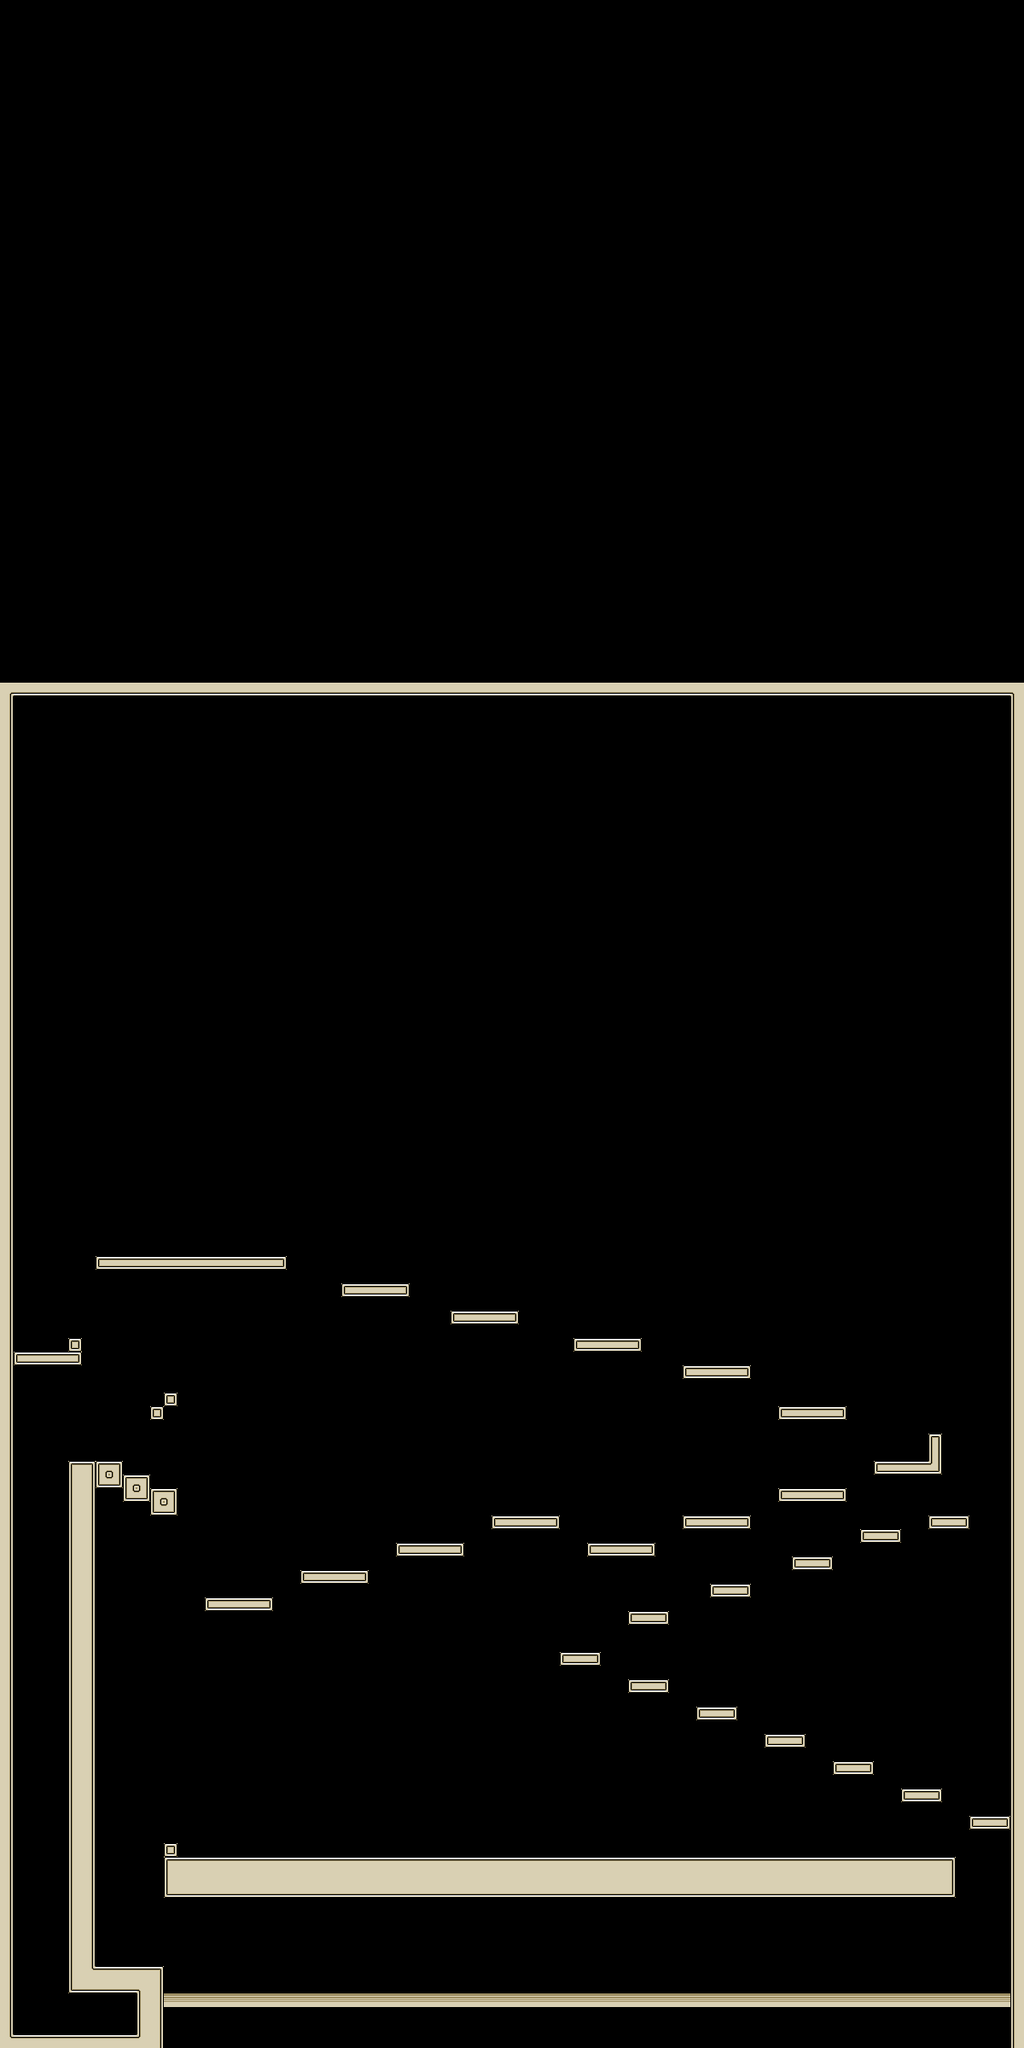

Below is a game level as drawn by its tile map, then a one-line description and the .tmx that defines it (tile-layer data replaced by summaries):
An orthogonal 75x150 tile map with 16x16 px tiles, 2 tile layers (Floor, Danger), 1 hidden layer not drawn and 32 objects.

<map version="1.0" orientation="orthogonal" renderorder="right-down" width="75" height="150" tilewidth="16" tileheight="16" nextobjectid="111">
 <tileset firstgid="1" name="tileset" tilewidth="16" tileheight="16">
  <image source="tileset.png" width="176" height="192" />
  <tile id="0">
   <properties>
    <property name="blockable" value="" />
   </properties>
  </tile>
  <tile id="1">
   <properties>
    <property name="blockable" value="" />
   </properties>
  </tile>
  <tile id="2">
   <properties>
    <property name="blockable" value="" />
   </properties>
  </tile>
  <tile id="3">
   <properties>
    <property name="blockable" value="" />
   </properties>
  </tile>
  <tile id="4">
   <properties>
    <property name="blockable" value="" />
   </properties>
  </tile>
  <tile id="5">
   <properties>
    <property name="blockable" value="" />
   </properties>
  </tile>
  <tile id="11">
   <properties>
    <property name="blockable" value="" />
   </properties>
  </tile>
  <tile id="12">
   <properties>
    <property name="blockable" value="" />
   </properties>
  </tile>
  <tile id="13">
   <properties>
    <property name="blockable" value="" />
   </properties>
  </tile>
  <tile id="14">
   <properties>
    <property name="blockable" value="" />
   </properties>
  </tile>
  <tile id="15">
   <properties>
    <property name="blockable" value="" />
   </properties>
  </tile>
  <tile id="16">
   <properties>
    <property name="blockable" value="" />
   </properties>
  </tile>
  <tile id="22">
   <properties>
    <property name="blockable" value="" />
   </properties>
  </tile>
  <tile id="24">
   <properties>
    <property name="blockable" value="" />
   </properties>
  </tile>
  <tile id="25">
   <properties>
    <property name="blockable" value="" />
   </properties>
  </tile>
  <tile id="26">
   <properties>
    <property name="blockable" value="" />
   </properties>
  </tile>
  <tile id="27">
   <properties>
    <property name="blockable" value="" />
   </properties>
  </tile>
  <tile id="33">
   <properties>
    <property name="blockable" value="" />
   </properties>
  </tile>
  <tile id="34">
   <properties>
    <property name="blockable" value="" />
   </properties>
  </tile>
  <tile id="35">
   <properties>
    <property name="blockable" value="" />
   </properties>
  </tile>
  <tile id="36">
   <properties>
    <property name="blockable" value="" />
   </properties>
  </tile>
  <tile id="37">
   <properties>
    <property name="blockable" value="" />
   </properties>
  </tile>
  <tile id="38">
   <properties>
    <property name="blockable" value="" />
   </properties>
  </tile>
  <tile id="53">
   <properties>
    <property name="blockable" value="" />
   </properties>
  </tile>
  <tile id="54">
   <properties>
    <property name="blockable" value="" />
   </properties>
  </tile>
  <tile id="55">
   <properties>
    <property name="blockable" value="" />
   </properties>
  </tile>
  <tile id="56">
   <properties>
    <property name="blockable" value="" />
   </properties>
  </tile>
  <tile id="57">
   <properties>
    <property name="blockable" value="" />
   </properties>
  </tile>
  <tile id="58">
   <properties>
    <property name="blockable" value="" />
   </properties>
  </tile>
  <tile id="59">
   <properties>
    <property name="blockable" value="" />
   </properties>
  </tile>
  <tile id="60">
   <properties>
    <property name="blockable" value="" />
   </properties>
  </tile>
  <tile id="61">
   <properties>
    <property name="blockable" value="" />
   </properties>
  </tile>
  <tile id="62">
   <properties>
    <property name="blockable" value="" />
   </properties>
  </tile>
  <tile id="64">
   <properties>
    <property name="blockable" value="" />
   </properties>
  </tile>
  <tile id="65">
   <properties>
    <property name="blockable" value="" />
   </properties>
  </tile>
  <tile id="66">
   <properties>
    <property name="blockable" value="" />
   </properties>
  </tile>
  <tile id="67">
   <properties>
    <property name="blockable" value="" />
   </properties>
  </tile>
  <tile id="68">
   <properties>
    <property name="blockable" value="" />
   </properties>
  </tile>
  <tile id="69">
   <properties>
    <property name="blockable" value="" />
   </properties>
  </tile>
  <tile id="70">
   <properties>
    <property name="blockable" value="" />
   </properties>
  </tile>
  <tile id="71">
   <properties>
    <property name="blockable" value="" />
   </properties>
  </tile>
  <tile id="72">
   <properties>
    <property name="blockable" value="" />
   </properties>
  </tile>
  <tile id="73">
   <properties>
    <property name="blockable" value="" />
   </properties>
  </tile>
  <tile id="75">
   <properties>
    <property name="blockable" value="" />
   </properties>
  </tile>
  <tile id="76">
   <properties>
    <property name="blockable" value="" />
   </properties>
  </tile>
  <tile id="77">
   <properties>
    <property name="blockable" value="" />
   </properties>
  </tile>
  <tile id="78">
   <properties>
    <property name="blockable" value="" />
   </properties>
  </tile>
  <tile id="79">
   <properties>
    <property name="blockable" value="" />
   </properties>
  </tile>
  <tile id="80">
   <properties>
    <property name="blockable" value="" />
   </properties>
  </tile>
  <tile id="81">
   <properties>
    <property name="blockable" value="" />
   </properties>
  </tile>
  <tile id="82">
   <properties>
    <property name="blockable" value="" />
   </properties>
  </tile>
  <tile id="83">
   <properties>
    <property name="blockable" value="" />
   </properties>
  </tile>
  <tile id="84">
   <properties>
    <property name="blockable" value="" />
   </properties>
  </tile>
  <tile id="86">
   <properties>
    <property name="blockable" value="" />
   </properties>
  </tile>
  <tile id="87">
   <properties>
    <property name="blockable" value="" />
   </properties>
  </tile>
  <tile id="88">
   <properties>
    <property name="blockable" value="" />
   </properties>
  </tile>
  <tile id="89">
   <properties>
    <property name="blockable" value="" />
   </properties>
  </tile>
  <tile id="90">
   <properties>
    <property name="blockable" value="" />
   </properties>
  </tile>
  <tile id="91">
   <properties>
    <property name="blockable" value="" />
   </properties>
  </tile>
  <tile id="92">
   <properties>
    <property name="blockable" value="" />
   </properties>
  </tile>
  <tile id="93">
   <properties>
    <property name="blockable" value="" />
   </properties>
  </tile>
  <tile id="94">
   <properties>
    <property name="blockable" value="" />
   </properties>
  </tile>
  <tile id="95">
   <properties>
    <property name="blockable" value="" />
   </properties>
  </tile>
  <tile id="97">
   <properties>
    <property name="blockable" value="" />
   </properties>
  </tile>
  <tile id="98">
   <properties>
    <property name="blockable" value="" />
   </properties>
  </tile>
  <tile id="99">
   <properties>
    <property name="blockable" value="" />
   </properties>
  </tile>
  <tile id="100">
   <properties>
    <property name="blockable" value="" />
   </properties>
  </tile>
  <tile id="101">
   <properties>
    <property name="blockable" value="" />
   </properties>
  </tile>
  <tile id="102">
   <properties>
    <property name="blockable" value="" />
   </properties>
  </tile>
  <tile id="103">
   <properties>
    <property name="blockable" value="" />
   </properties>
  </tile>
  <tile id="104">
   <properties>
    <property name="blockable" value="" />
   </properties>
  </tile>
  <tile id="105">
   <properties>
    <property name="blockable" value="" />
   </properties>
  </tile>
  <tile id="106">
   <properties>
    <property name="blockable" value="" />
   </properties>
  </tile>
  <tile id="108">
   <properties>
    <property name="blockable" value="" />
   </properties>
  </tile>
  <tile id="109">
   <properties>
    <property name="blockable" value="" />
   </properties>
  </tile>
  <tile id="115">
   <properties>
    <property name="blockable" value="" />
   </properties>
  </tile>
  <tile id="116">
   <properties>
    <property name="blockable" value="" />
   </properties>
  </tile>
  <tile id="117">
   <properties>
    <property name="blockable" value="" />
   </properties>
  </tile>
  <tile id="118">
   <properties>
    <property name="blockable" value="" />
   </properties>
  </tile>
  <tile id="119">
   <properties>
    <property name="blockable" value="" />
   </properties>
  </tile>
  <tile id="120">
   <properties>
    <property name="blockable" value="" />
   </properties>
  </tile>
  <tile id="122">
   <properties>
    <property name="blockable" value="" />
   </properties>
  </tile>
  <tile id="123">
   <properties>
    <property name="blockable" value="" />
   </properties>
  </tile>
  <tile id="124">
   <properties>
    <property name="blockable" value="" />
   </properties>
  </tile>
  <tile id="125">
   <properties>
    <property name="blockable" value="" />
   </properties>
  </tile>
 </tileset>
 <layer name="Background" width="75" height="150" visible="0">
  <data>[11250 cells, 7500 non-empty, 2 distinct tile ids]</data>
 </layer>
 <layer name="Floor" width="75" height="150">
  <data>[11250 cells, 690 non-empty, 23 distinct tile ids]</data>
 </layer>
 <objectgroup name="Exit">
  <object id="49" x="34" y="1534" width="32" height="48" />
 </objectgroup>
 <objectgroup name="Key">
  <object id="3" x="102" y="1695" width="13" height="12" />
 </objectgroup>
 <layer name="Danger" width="75" height="150">
  <data>[11250 cells, 62 non-empty, 1 distinct tile ids]</data>
 </layer>
 <objectgroup name="Diamond">
  <object id="51" x="141" y="2364" width="14" height="16" />
  <object id="52" x="23" y="2224" width="14" height="16" />
  <object id="53" x="61" y="2085" width="14" height="16" />
  <object id="54" x="20" y="1960" width="14" height="16" />
  <object id="55" x="57" y="1844" width="14" height="16" />
  <object id="56" x="21" y="1740" width="14" height="16" />
  <object id="57" x="384" y="1818" width="14" height="16" />
  <object id="58" x="496" y="1790" width="14" height="16" />
  <object id="59" x="604" y="1751" width="14" height="16" />
  <object id="60" x="723" y="1786" width="14" height="16" />
  <object id="61" x="833" y="1754" width="14" height="16" />
  <object id="62" x="948" y="1723" width="14" height="16" />
  <object id="63" x="1058" y="1684" width="14" height="16" />
  <object id="64" x="945" y="1628" width="14" height="16" />
  <object id="65" x="705" y="1547" width="14" height="16" />
  <object id="66" x="828" y="1576" width="14" height="16" />
  <object id="67" x="558" y="1515" width="14" height="16" />
  <object id="68" x="431" y="1483" width="14" height="16" />
  <object id="69" x="230" y="1452" width="14" height="16" />
  <object id="89" x="262" y="2153" width="14" height="16" />
  <object id="96" x="297" y="2151" width="14" height="16" />
  <object id="97" x="345" y="2150" width="14" height="16" />
  <object id="98" x="395" y="2150" width="14" height="16" />
  <object id="99" x="469" y="2149" width="14" height="16" />
  <object id="100" x="519" y="2153" width="14" height="16" />
  <object id="101" x="607" y="2150" width="14" height="16" />
  <object id="102" x="659" y="2151" width="14" height="16" />
  <object id="103" x="728" y="2148" width="14" height="16" />
  <object id="104" x="783" y="2149" width="14" height="16" />
  <object id="105" x="841" y="2150" width="14" height="16" />
 </objectgroup>
</map>
